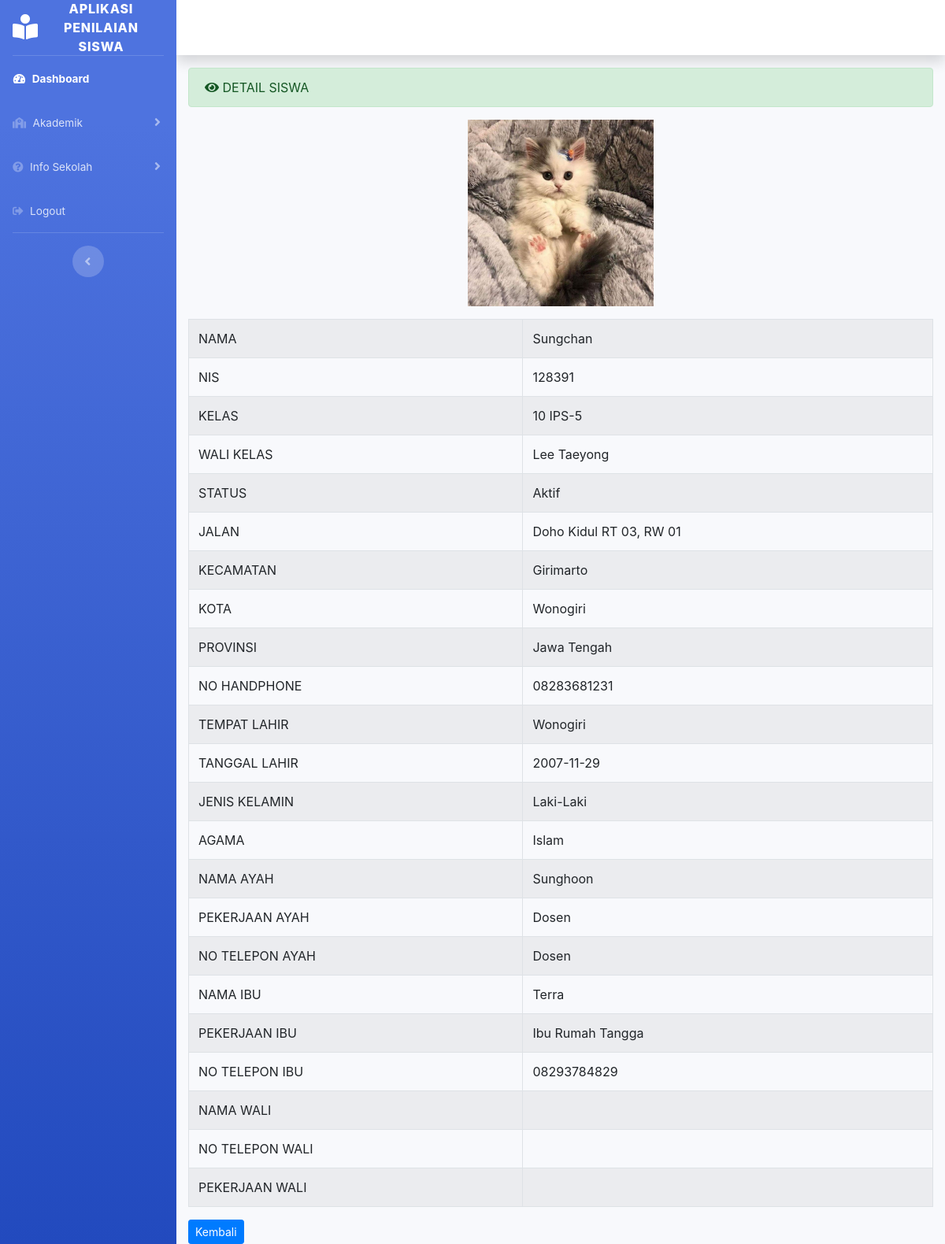
The app's page /Siswa/detail/128391 with its own data.
### tables this page shows
CREATE TABLE `siswa` (
  `nama_siswa` varchar(255) DEFAULT NULL,
  `admin_id` int(11) DEFAULT NULL,
  `orang_tua_id` int(11) NOT NULL,
  `nis` varchar(20) NOT NULL,
  `kelas` varchar(255) NOT NULL,
  `nama_guru` varchar(255) NOT NULL,
  `status` varchar(50) NOT NULL,
  `jalan` varchar(50) NOT NULL,
  `kecamatan` varchar(50) NOT NULL,
  `kota` varchar(50) NOT NULL,
  `provinsi` varchar(50) NOT NULL,
  `no_hp` varchar(15) NOT NULL,
  `tempat_lahir` varchar(50) DEFAULT NULL,
  `tanggal_lahir` date DEFAULT NULL,
  `jenis_kelamin` varchar(50) DEFAULT NULL,
  `agama` varchar(255) NOT NULL,
  `poto` varchar(50) DEFAULT NULL
);

CREATE TABLE `orang_tua` (
  `id` int(11) NOT NULL,
  `system_login_id` int(11) DEFAULT NULL,
  `nama_ayah` varchar(255) NOT NULL,
  `pekerjaan_ayah` varchar(255) NOT NULL,
  `no_telp_ayah` varchar(15) NOT NULL,
  `nama_ibu` varchar(255) NOT NULL,
  `pekerjaan_ibu` varchar(255) NOT NULL,
  `no_telp_ibu` varchar(15) NOT NULL,
  `nama_wali` varchar(255) NOT NULL,
  `no_telp_wali` varchar(15) NOT NULL,
  `pekerjaan_wali` varchar(255) NOT NULL
);

### application/controllers/Siswa.php (called while the page is built, shortened)
<?php
class Siswa extends CI_Controller{
  public function __construct(){
    $this->load->helper(array('url','download'));
  }
  public function detail($nis){
    $data['detail'] = $this->siswa_model->ambil_siswa_id($nis);
    $this->load->view('templates_administrator/header');
    $this->load->view('templates_administrator/sidebar');
    $this->load->view('administrator/siswa_detail',$data);
    $this->load->view('templates_administrator/footer');
  }
}

### index.php (called while the page is built, shortened)
<?php
require_once BASEPATH.'core/CodeIgniter.php';

### application/models/Siswa_model.php (called while the page is built, shortened)
<?php
class Siswa_model extends CI_Model{
	public function ambil_siswa_id($nis){
		$this->db->from('siswa');
		$this->db->join('orang_tua', 'orang_tua.id = siswa.orang_tua_id', 'left');
		$this->db->where('nis',$nis);
		$hasil = $this->db->get();
		if($hasil->num_rows() > 0){
			return $hasil->result();
		}else{
			return false;
			}
		}
}

### application/views/administrator/siswa_detail.php (the view)
 <div class="container-fluid">
  <div class="alert alert-success" role="alert">
    <i class="fa fa-eye"></i> DETAIL SISWA
  </div>
  <table class="table table-hover table-bordered table-striped">
    <?php foreach($detail as $dt) : ?>
      <center><img class="mb-3" src="<?php echo base_url('assets/uploads/').$dt->poto ?>" style="width: 25%"></center>
      <tr>
        <td>NAMA</td>
        <td><?php echo $dt->nama_siswa; ?></td>
      </tr>
      <tr>
        <td>NIS</td>
        <td><?php echo $dt->nis; ?></td>
      </tr>
      <tr>
        <td>KELAS</td>
        <td><?php echo $dt->kelas; ?></td>
      </tr>
      <tr>
        <td>WALI KELAS</td>
        <td><?php echo $dt->nama_guru; ?></td>
      </tr>
      <tr>
        <td>STATUS</td>
        <td><?php echo $dt->status; ?></td>
      </tr>
      <tr>
        <td>JALAN</td>
        <td><?php echo $dt->jalan; ?></td>
      </tr>
      <tr>
        <td>KECAMATAN</td>
        <td><?php echo $dt->kecamatan; ?></td>
      </tr>
      <tr>
        <td>KOTA</td>
        <td><?php echo $dt->kota; ?></td>
      </tr>
      <tr>
        <td>PROVINSI</td>
        <td><?php echo $dt->provinsi; ?></td>
      </tr>
      <tr>
        <td>NO HANDPHONE</td>
        <td><?php echo $dt->no_hp; ?></td>
      </tr>
      <tr>
        <td>TEMPAT LAHIR</td>
        <td><?php echo $dt->tempat_lahir; ?></td>
      </tr>
      <tr>
        <td>TANGGAL LAHIR</td>
        <td><?php echo $dt->tanggal_lahir; ?></td>
      </tr>
      <tr>
        <td>JENIS KELAMIN</td>
        <td><?php echo $dt->jenis_kelamin; ?></td>
      </tr>
      <tr>
        <td>AGAMA</td>
        <td><?php echo $dt->agama; ?></td>
      </tr>
      <tr>
        <td>NAMA AYAH</td>
        <td><?php echo $dt->nama_ayah; ?></td>
      </tr>
      <tr>
        <td>PEKERJAAN AYAH</td>
        <td><?php echo $dt->pekerjaan_ayah; ?></td>
      </tr>
      <tr>
        <td>NO TELEPON AYAH</td>
        <td><?php echo $dt->no_telp_ayah; ?></td>
      </tr>
      <tr>
        <td>NAMA IBU</td>
        <td><?php echo $dt->nama_ibu; ?></td>
      </tr>
      <tr>
        <td>PEKERJAAN IBU</td>
        <td><?php echo $dt->pekerjaan_ibu; ?></td>
      </tr>
      <tr>
        <td>NO TELEPON IBU</td>
        <td><?php echo $dt->no_telp_ibu; ?></td>
      </tr>
      <tr>
        <td>NAMA WALI</td>
        <td><?php echo $dt->nama_wali; ?></td>
      </tr>
      <tr>
        <td>NO TELEPON WALI</td>
        <td><?php echo $dt->no_telp_wali; ?></td>
      </tr>
      <tr>
        <td>PEKERJAAN WALI</td>
        <td><?php echo $dt->pekerjaan_wali; ?></td>
      </tr>
    <?php endforeach; ?>
  </table>
  <?php echo anchor('siswa','<div class="btn btn-sm btn-primary">Kembali</div>')?>
</div>

### records on screen
siswa: poto (picture), nama_siswa "Sungchan", nis "128391", kelas "10 IPS-5", nama_guru "Lee Taeyong", status "Aktif", jalan "Doho Kidul RT 03, RW 01", kecamatan "Girimarto", kota "Wonogiri", provinsi "Jawa Tengah", no_hp "08283681231", tempat_lahir "Wonogiri", tanggal_lahir "2007-11-29", jenis_kelamin "Laki-Laki", agama "Islam", orang_tua.nama_ayah "Sunghoon", orang_tua.pekerjaan_ayah "Dosen", orang_tua.no_telp_ayah "Dosen", orang_tua.nama_ibu "Terra", orang_tua.pekerjaan_ibu "Ibu Rumah Tangga", orang_tua.no_telp_ibu "08293784829"

### other values on screen
anchor('siswa','<div class="btn btn-sm btn-primary">Kembali</div>') "Kembali"
